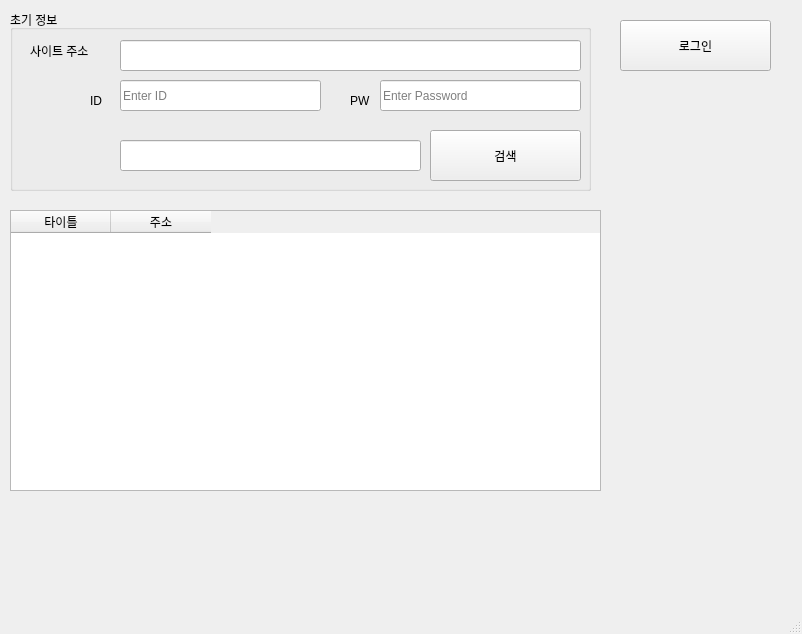
<?xml version="1.0" encoding="UTF-8"?>
<ui version="4.0">
 <class>MainWindow</class>
 <widget class="QMainWindow" name="MainWindow">
  <property name="geometry">
   <rect>
    <x>0</x>
    <y>0</y>
    <width>802</width>
    <height>634</height>
   </rect>
  </property>
  <property name="windowTitle">
   <string>MainWindow</string>
  </property>
  <widget class="QWidget" name="centralwidget">
   <widget class="QPushButton" name="pushButton_Connect">
    <property name="geometry">
     <rect>
      <x>620</x>
      <y>20</y>
      <width>151</width>
      <height>51</height>
     </rect>
    </property>
    <property name="text">
     <string>로그인</string>
    </property>
   </widget>
   <widget class="QGroupBox" name="groupBox">
    <property name="geometry">
     <rect>
      <x>10</x>
      <y>10</y>
      <width>581</width>
      <height>181</height>
     </rect>
    </property>
    <property name="title">
     <string>초기 정보</string>
    </property>
    <widget class="QLabel" name="label_2">
     <property name="geometry">
      <rect>
       <x>80</x>
       <y>70</y>
       <width>21</width>
       <height>41</height>
      </rect>
     </property>
     <property name="text">
      <string>ID</string>
     </property>
    </widget>
    <widget class="QLabel" name="label_3">
     <property name="geometry">
      <rect>
       <x>340</x>
       <y>70</y>
       <width>91</width>
       <height>41</height>
      </rect>
     </property>
     <property name="text">
      <string>PW</string>
     </property>
    </widget>
    <widget class="QLabel" name="label">
     <property name="geometry">
      <rect>
       <x>20</x>
       <y>20</y>
       <width>91</width>
       <height>41</height>
      </rect>
     </property>
     <property name="text">
      <string>사이트 주소</string>
     </property>
    </widget>
    <widget class="QLineEdit" name="lineEdit_PW">
     <property name="geometry">
      <rect>
       <x>370</x>
       <y>70</y>
       <width>201</width>
       <height>31</height>
      </rect>
     </property>
     <property name="inputMethodHints">
      <set>Qt::ImhHiddenText|Qt::ImhNoAutoUppercase|Qt::ImhNoPredictiveText|Qt::ImhSensitiveData</set>
     </property>
     <property name="echoMode">
      <enum>QLineEdit::Password</enum>
     </property>
     <property name="placeholderText">
      <string>Enter Password</string>
     </property>
    </widget>
    <widget class="QLineEdit" name="lineEdit_ID">
     <property name="geometry">
      <rect>
       <x>110</x>
       <y>70</y>
       <width>201</width>
       <height>31</height>
      </rect>
     </property>
     <property name="inputMethodHints">
      <set>Qt::ImhNone</set>
     </property>
     <property name="echoMode">
      <enum>QLineEdit::Normal</enum>
     </property>
     <property name="placeholderText">
      <string>Enter ID</string>
     </property>
    </widget>
    <widget class="QLineEdit" name="lineEdit_SITE">
     <property name="geometry">
      <rect>
       <x>110</x>
       <y>30</y>
       <width>461</width>
       <height>31</height>
      </rect>
     </property>
     <property name="inputMethodHints">
      <set>Qt::ImhNone</set>
     </property>
     <property name="echoMode">
      <enum>QLineEdit::Normal</enum>
     </property>
     <property name="placeholderText">
      <string/>
     </property>
    </widget>
    <widget class="QPushButton" name="pushButton_Search">
     <property name="geometry">
      <rect>
       <x>420</x>
       <y>120</y>
       <width>151</width>
       <height>51</height>
      </rect>
     </property>
     <property name="text">
      <string>검색</string>
     </property>
    </widget>
    <widget class="QLineEdit" name="lineEdit_URL">
     <property name="geometry">
      <rect>
       <x>110</x>
       <y>130</y>
       <width>301</width>
       <height>31</height>
      </rect>
     </property>
     <property name="inputMethodHints">
      <set>Qt::ImhNone</set>
     </property>
     <property name="echoMode">
      <enum>QLineEdit::Normal</enum>
     </property>
     <property name="placeholderText">
      <string/>
     </property>
    </widget>
   </widget>
   <widget class="QTableWidget" name="tableWidget">
    <property name="geometry">
     <rect>
      <x>10</x>
      <y>210</y>
      <width>591</width>
      <height>281</height>
     </rect>
    </property>
    <column>
     <property name="text">
      <string>타이틀</string>
     </property>
    </column>
    <column>
     <property name="text">
      <string>주소</string>
     </property>
    </column>
   </widget>
   <zorder>groupBox</zorder>
   <zorder>pushButton_Connect</zorder>
   <zorder>tableWidget</zorder>
  </widget>
  <widget class="QMenuBar" name="menubar">
   <property name="geometry">
    <rect>
     <x>0</x>
     <y>0</y>
     <width>802</width>
     <height>26</height>
    </rect>
   </property>
  </widget>
  <widget class="QStatusBar" name="statusbar"/>
 </widget>
 <tabstops>
  <tabstop>pushButton_Connect</tabstop>
 </tabstops>
 <resources/>
 <connections/>
</ui>
